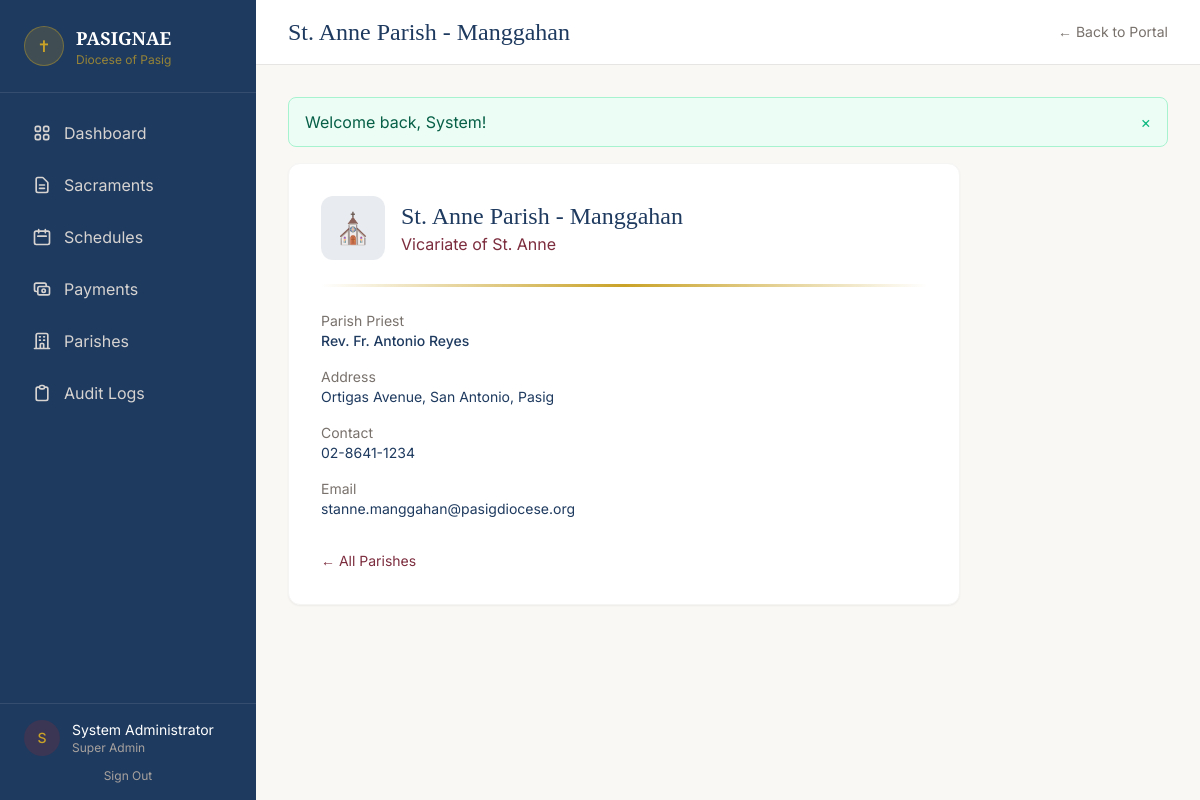
Page /parishes/1 (signed in) on the committed database.
### tables this page shows
CREATE TABLE parishes (
    id SMALLINT UNSIGNED NOT NULL AUTO_INCREMENT,
    vicariate_id SMALLINT UNSIGNED NOT NULL,
    name VARCHAR(200) NOT NULL,
    address_id INT UNSIGNED DEFAULT NULL,
    contact_number VARCHAR(20) DEFAULT NULL,
    email VARCHAR(150) DEFAULT NULL,
    priest_name VARCHAR(150) DEFAULT NULL,
    status ENUM('active', 'inactive') NOT NULL DEFAULT 'active',
    created_at TIMESTAMP NOT NULL DEFAULT CURRENT_TIMESTAMP,
    updated_at TIMESTAMP NOT NULL DEFAULT CURRENT_TIMESTAMP ON UPDATE CURRENT_TIMESTAMP,
    PRIMARY KEY (id),
    FOREIGN KEY (vicariate_id) REFERENCES vicariates(id) ON DELETE RESTRICT,
    FOREIGN KEY (address_id) REFERENCES addresses(id) ON DELETE SET NULL,
    INDEX idx_vicariate (vicariate_id)
);

CREATE TABLE vicariates (
    id SMALLINT UNSIGNED NOT NULL AUTO_INCREMENT,
    name VARCHAR(150) NOT NULL,
    description TEXT DEFAULT NULL,
    created_at TIMESTAMP NOT NULL DEFAULT CURRENT_TIMESTAMP,
    updated_at TIMESTAMP NOT NULL DEFAULT CURRENT_TIMESTAMP ON UPDATE CURRENT_TIMESTAMP,
    PRIMARY KEY (id)
);

CREATE TABLE addresses (
    id INT UNSIGNED NOT NULL AUTO_INCREMENT,
    street VARCHAR(255) DEFAULT NULL,
    barangay VARCHAR(100) DEFAULT NULL,
    city VARCHAR(100) NOT NULL,
    province VARCHAR(100) NOT NULL DEFAULT 'Metro Manila',
    region VARCHAR(100) NOT NULL DEFAULT 'NCR',
    zip_code VARCHAR(10) DEFAULT NULL,
    created_at TIMESTAMP NOT NULL DEFAULT CURRENT_TIMESTAMP,
    PRIMARY KEY (id),
    INDEX idx_city (city)
);

### app/Helpers/functions.php (called while the page is built, shortened)
<?php
function config(string $key, mixed $default = null): mixed
{
    static $config = null;
    if ($config === null) {
        $config = require BASE_PATH . '/config/app.php';
    }
    $keys = explode('.', $key);
    $value = $config;
    foreach ($keys as $k) {
        $value = $value[$k];
    }
    return $value;
}
function base_url(string $path = ''): string
{
    $base = rtrim(config('url'), '/');
    $path = ltrim($path, '/');
    return $path ? "{$base}/{$path}" : $base;
}
function view(string $template, array $data = []): void
{
    extract($data);
    $file = VIEW_PATH . '/' . str_replace('.', '/', $template) . '.php';
    require $file;
}
function e(?string $value): string
{
    return htmlspecialchars($value ?? '', ENT_QUOTES, 'UTF-8');
}

### app/Controllers/ParishController.php (called while the page is built, shortened)
<?php
class ParishController extends Controller
{
    public function show(string $id): void
    {
        $parish = (new ParishRepository())->findWithDetails((int) $id);
        view('parishes.show', [
            'layout' => 'app',
            'title' => $parish['name'],
            'parish' => $parish,
        ]);
    }
}

### index.php (called while the page is built, shortened)
<?php
require_once __DIR__ . '/app/bootstrap.php';
$router = new Router();
$request = new Request();
$router->dispatch($request);

### app/bootstrap.php (called while the page is built, shortened)
<?php
spl_autoload_register(function (string $class): void {
    $prefix = 'App\\';
    $baseDir = APP_PATH . '/';
    $relative = substr($class, strlen($prefix));
    $file = $baseDir . str_replace('\\', '/', $relative) . '.php';
});
require_once APP_PATH . '/Helpers/functions.php';
$config = require BASE_PATH . '/config/app.php';
$dbConfig = require BASE_PATH . '/config/database.php';

### app/Core/Database.php (called while the page is built, shortened)
<?php
class Database
{
    private static ?PDO $connection = null;
    public static function connect(array $config): void
    {
        $dsn = sprintf(
            'mysql:host=%s;port=%d;dbname=%s;charset=%s',
            $config['host'],
            $config['port'],
            $config['database'],
            $config['charset']
        );
        try {
            self::$connection = new PDO($dsn, $config['username'], $config['password'], $config['options']);
        } catch (PDOException $e) {
            if (config('debug')) {
                throw new PDOException('Database connection failed: ' . $e->getMessage());
            }
            throw new PDOException('Database connection failed. Please check your configuration.');
        }
    }
    public static function pdo(): PDO
    {
        return self::$connection;
    }
}

### app/Repositories/BaseRepository.php (called while the page is built, shortened)
<?php
abstract class BaseRepository
{
    public function __construct()
    {
        $this->db = Database::pdo();
    }
}

### app/Repositories/ParishRepository.php (called while the page is built, shortened)
<?php
class ParishRepository extends BaseRepository
{
    public function findWithDetails(int $id): ?array
    {
        $stmt = $this->db->prepare(
            'SELECT p.*, v.name AS vicariate_name,
                    a.street, a.barangay, a.city, a.province, a.region, a.zip_code
             FROM parishes p
             JOIN vicariates v ON v.id = p.vicariate_id
             LEFT JOIN addresses a ON a.id = p.address_id
             WHERE p.id = ? LIMIT 1'
        );
        $stmt->execute([$id]);
        $row = $stmt->fetch();
        return $row ?: null;
    }
}

### config/app.php (called while the page is built)
<?php
$appUrl = 'http://localhost/Pasignae';
if (getenv('DDEV_PRIMARY_URL')) {
    $appUrl = rtrim((string) getenv('DDEV_PRIMARY_URL'), '/');
} elseif (!empty($_SERVER['HTTP_HOST'])) {
    $https = (!empty($_SERVER['HTTPS']) && $_SERVER['HTTPS'] !== 'off')
        || (($_SERVER['HTTP_X_FORWARDED_PROTO'] ?? '') === 'https')
        || (($_SERVER['SERVER_PORT'] ?? '') === '443');
    $scriptDir = str_replace('\\', '/', dirname($_SERVER['SCRIPT_NAME'] ?? '/'));
    $basePath = ($scriptDir === '/' || $scriptDir === '.') ? '' : rtrim($scriptDir, '/');
    $appUrl = ($https ? 'https' : 'http') . '://' . $_SERVER['HTTP_HOST'] . $basePath;
}
return [
    'name' => 'PASIGNAE',
    'full_name' => 'Diocese of Pasig Church Web Portal',
    'url' => $appUrl,
    'timezone' => 'Asia/Manila',
    'debug' => true,
    'session' => [
        'name' => 'pasignae_session',
        'lifetime' => 7200,
    ],
    'mail' => [
        'host' => 'smtp.gmail.com',
        'port' => 587,
        'username' => 'pasignae101@gmail.com',
        'password' => 'nzmi ovua wppf mqop',
        'from_email' => 'pasignae101@gmail.com',
        'from_name' => 'PASIGNAE - Diocese of Pasig',
        'encryption' => 'tls',
    ],
    'otp' => [
        'length' => 6,
        'expiry_minutes' => 15,
    ],
    'scheduling' => [
        'baptism' => [
            'window_days' => 0,
            'window_label' => null,
            'ceremony_label' => 'Baptism',
            'require_full_future_window' => false,
        ],
        'matrimony' => [
            'window_days' => 7,
            'window_label' => '7-Day Marriage Preparation',
            'ceremony_label' => 'Marriage Ceremony',
            'require_full_future_window' => true,
        ],
        'funeral' => [
            'window_days' => 7,
            'window_label' => '7-Day Wake Period',
            'ceremony_label' => 'Funeral Service',
            'require_full_future_window' => false,
        ],
    ],
    'upload' => [
        'max_size' => 5 * 1024 * 1024,
        'allowed_types' => ['pdf', 'jpg', 'jpeg', 'png'],
        'path' => __DIR__ . '/../storage/uploads',
    ],
    'roles' => [
        'super_admin' => 1,
        'diocese_admin' => 2,
        'parish_admin' => 3,
        'parish_staff' => 4,
        'parish_priest' => 5,
        'chancery' => 6,
        'parishioner' => 7,
    ],
];

### views/parishes/show.php (the view)
<div class="max-w-2xl">
    <div class="bg-white rounded-xl border border-stone-100 shadow-sm p-8">
        <div class="flex items-center gap-4 mb-6">
            <div class="w-16 h-16 rounded-xl bg-navy/10 flex items-center justify-center text-3xl">⛪</div>
            <div>
                <h2 class="font-display text-2xl text-navy"><?= e($parish['name']) ?></h2>
                <p class="text-burgundy"><?= e($parish['vicariate_name']) ?></p>
            </div>
        </div>
        <div class="gold-line mb-6"></div>
        <dl class="space-y-4 text-sm">
            <?php if ($parish['priest_name']): ?>
            <div><dt class="text-stone-500">Parish Priest</dt><dd class="font-medium"><?= e($parish['priest_name']) ?></dd></div>
            <?php endif; ?>
            <div><dt class="text-stone-500">Address</dt><dd><?= e(trim(($parish['street'] ?? '') . ', ' . ($parish['barangay'] ?? '') . ', ' . ($parish['city'] ?? ''), ', ')) ?></dd></div>
            <?php if ($parish['contact_number']): ?>
            <div><dt class="text-stone-500">Contact</dt><dd><?= e($parish['contact_number']) ?></dd></div>
            <?php endif; ?>
            <?php if ($parish['email']): ?>
            <div><dt class="text-stone-500">Email</dt><dd><?= e($parish['email']) ?></dd></div>
            <?php endif; ?>
        </dl>
        <a href="<?= base_url('parishes') ?>" class="inline-block mt-8 text-sm text-burgundy hover:text-gold">← All Parishes</a>
    </div>
</div>

### app/Core/Router.php (shortened to what this page needs)
<?php
class Router
{
    private array $routes = [];
    private function add(string $method, string $path, array $handler, array $middleware): void
    {
        $this->routes[] = [
            'method' => $method,
            'path' => $this->normalize($path),
            'handler' => $handler,
            'middleware' => $middleware,
        ];
    }
    public function dispatch(Request $request): void
    {
        $uri = $this->normalize($request->uri());
        $method = $request->method();
        foreach ($this->routes as $route) {
            if ($route['method'] !== $method) {
                continue;
            }
            $params = $this->match($route['path'], $uri);
            if ($params === false) {
                continue;
            }
            [$controller, $action] = $route['handler'];
            $instance = new $controller();
            call_user_func_array([$instance, $action], $params);
            return;
        }
    }
    private function normalize(string $path): string
    {
        return '/' . trim($path, '/');
    }
    private function match(string $routePath, string $uri): array|false
    {
        $pattern = preg_replace('/\{([a-zA-Z_]+)\}/', '([^/]+)', $routePath);
        $pattern = '#^' . $pattern . '$#';
        if (!preg_match($pattern, $uri, $matches)) {
            return false;
        }
        array_shift($matches);
        return $matches;
    }
}

### public/css/app.css (style rules this page uses)
:root { --pasignae-navy: #1e3a5f; --pasignae-burgundy: #7c2d3e; --pasignae-gold: #c9a227; --pasignae-cream: #faf8f5; --pasignae-ivory: #f5f0e8; --pasignae-sage: #4a6741; }
body { font-family: 'Inter', system-ui, sans-serif; background-color: var(--pasignae-cream); }
.font-display { font-family: 'Playfair Display', Georgia, serif; }
.gold-line { height: 3px; background: linear-gradient(90deg, transparent, var(--pasignae-gold), transparent); }

### rows in the picture
parishes: name "St. Anne Parish - Manggahan", vicariate.name "Vicariate of St. Anne", priest_name "Rev. Fr. Antonio Reyes", address.city "Ortigas Avenue, San Antonio, Pasig", contact_number "02-8641-1234", email "stanne.manggahan@pasigdiocese.org"

### other values in the picture
$msg "Welcome back, System!"
